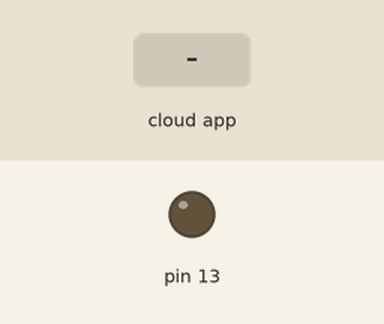
Recording of a sketch running on a simulated Arduino Uno, built with avr-gcc and run on an emulated ATmega328P. Parts: output pins drawn as LEDs (lit = HIGH). Inputs (shaded band) come from the test bench. The ROS host is connected and sends only what is stated.

Above: at 1.2 s.
1.3 s: the phone or cloud app sets magnet_on to 0
At 2.5 s:
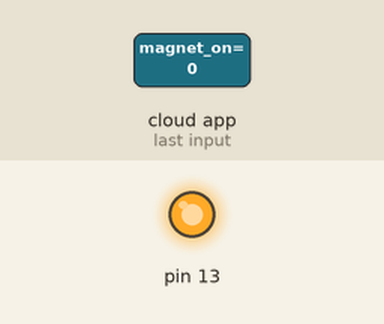
2.8 s: the phone or cloud app sets magnet_on to 1
At 3.8 s:
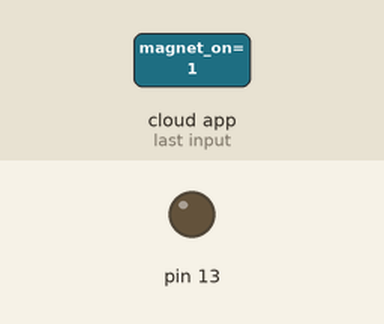
Timing chart, 0 to 5.8 s (numbered marks = the images above; inputs shaded):
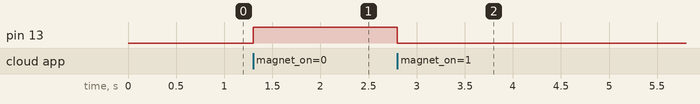

The sketch:

control_relay_ros.ino
```cpp
#include <ros.h>
#include <std_msgs/Bool.h>

ros::NodeHandle  nh;

void messageCb( const std_msgs::Bool& magnet_on_msg) {
  if (magnet_on_msg.data)
    digitalWrite(13, LOW);   // blink the led
  else
    digitalWrite(13, HIGH);   // blink the led
}

ros::Subscriber<std_msgs::Bool> sub("magnet_on", &messageCb );

void setup()
{
  pinMode(13, OUTPUT);
  nh.initNode();
  nh.subscribe(sub);
}

void loop()
{
  nh.spinOnce();
  delay(1);
}
```

Measured:
- after the input at 1.3 s, pin 13: LOW → HIGH at once
- after the input at 2.8 s, pin 13: HIGH → LOW at once
